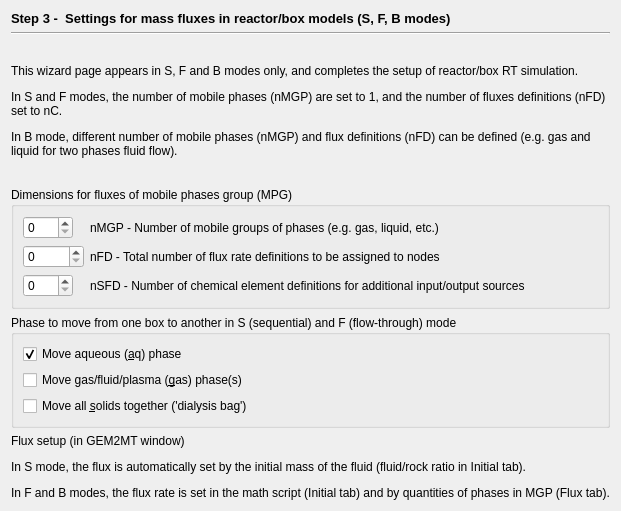
     <widget class="QWidget" name="page_3">
      <layout class="QVBoxLayout" name="verticalLayout_13">
       <item>
        <widget class="QLabel" name="label_2">
         <property name="sizePolicy">
          <sizepolicy hsizetype="Preferred" vsizetype="Fixed">
           <horstretch>0</horstretch>
           <verstretch>0</verstretch>
          </sizepolicy>
         </property>
         <property name="font">
          <font>
           <pointsize>10</pointsize>
           <weight>75</weight>
           <bold>true</bold>
          </font>
         </property>
         <property name="text">
          <string>Step 3 -  Settings for mass fluxes in reactor/box models (S, F, B modes)</string>
         </property>
        </widget>
       </item>
       <item>
        <widget class="Line" name="line_3">
         <property name="orientation">
          <enum>Qt::Horizontal</enum>
         </property>
        </widget>
       </item>
       <item>
        <widget class="QLabel" name="textLabel3">
         <property name="sizePolicy">
          <sizepolicy hsizetype="Preferred" vsizetype="Preferred">
           <horstretch>0</horstretch>
           <verstretch>0</verstretch>
          </sizepolicy>
         </property>
         <property name="minimumSize">
          <size>
           <width>0</width>
           <height>140</height>
          </size>
         </property>
         <property name="text">
          <string>&lt;html&gt;&lt;head/&gt;&lt;body&gt;&lt;p&gt;This wizard page appears in S, F and B modes only, and completes the setup of reactor/box RT simulation. &lt;/p&gt;&lt;p&gt;In S and F modes, the number of mobile phases (nMGP) are set to 1, and the number of fluxes definitions (nFD) set to nC. &lt;/p&gt;&lt;p&gt;In B mode, different number of mobile phases (nMGP) and flux definitions (nFD) can be defined (e.g. gas and liquid for two phases fluid flow).&lt;/p&gt;&lt;/body&gt;&lt;/html&gt;</string>
         </property>
         <property name="wordWrap">
          <bool>true</bool>
         </property>
        </widget>
       </item>
       <item>
        <widget class="QGroupBox" name="groupBox_7">
         <property name="title">
          <string>Dimensions for fluxes of mobile phases group (MPG) </string>
         </property>
         <layout class="QGridLayout" name="gridLayout_3">
          <item row="1" column="0">
           <widget class="QSpinBox" name="pnFD">
            <property name="sizePolicy">
             <sizepolicy hsizetype="Fixed" vsizetype="Fixed">
              <horstretch>0</horstretch>
              <verstretch>0</verstretch>
             </sizepolicy>
            </property>
            <property name="minimumSize">
             <size>
              <width>50</width>
              <height>0</height>
             </size>
            </property>
            <property name="minimum">
             <number>0</number>
            </property>
            <property name="maximum">
             <number>10000</number>
            </property>
            <property name="value">
             <number>0</number>
            </property>
           </widget>
          </item>
          <item row="0" column="1">
           <widget class="QLabel" name="TextLabel2_2">
            <property name="text">
             <string>nMGP - Number of mobile groups of phases (e.g. gas, liquid, etc.)</string>
            </property>
            <property name="alignment">
             <set>Qt::AlignVCenter</set>
            </property>
            <property name="wordWrap">
             <bool>true</bool>
            </property>
            <property name="buddy">
             <cstring>pnPG</cstring>
            </property>
           </widget>
          </item>
          <item row="2" column="1">
           <widget class="QLabel" name="TextLabel2_3">
            <property name="text">
             <string>nSFD - Number of chemical element definitions for additional input/output sources </string>
            </property>
            <property name="alignment">
             <set>Qt::AlignVCenter</set>
            </property>
            <property name="wordWrap">
             <bool>true</bool>
            </property>
            <property name="buddy">
             <cstring>pnSFD</cstring>
            </property>
           </widget>
          </item>
          <item row="0" column="0">
           <widget class="QSpinBox" name="pnPG">
            <property name="sizePolicy">
             <sizepolicy hsizetype="Fixed" vsizetype="Fixed">
              <horstretch>0</horstretch>
              <verstretch>0</verstretch>
             </sizepolicy>
            </property>
            <property name="minimumSize">
             <size>
              <width>50</width>
              <height>0</height>
             </size>
            </property>
            <property name="minimum">
             <number>0</number>
            </property>
            <property name="maximum">
             <number>40</number>
            </property>
            <property name="value">
             <number>0</number>
            </property>
           </widget>
          </item>
          <item row="1" column="1">
           <widget class="QLabel" name="TextLabel2">
            <property name="text">
             <string>nFD - Total number of flux rate definitions to be assigned to nodes</string>
            </property>
            <property name="alignment">
             <set>Qt::AlignVCenter</set>
            </property>
            <property name="wordWrap">
             <bool>true</bool>
            </property>
            <property name="buddy">
             <cstring>pnFD</cstring>
            </property>
           </widget>
          </item>
          <item row="2" column="0">
           <widget class="QSpinBox" name="pnSFD">
            <property name="sizePolicy">
             <sizepolicy hsizetype="Fixed" vsizetype="Fixed">
              <horstretch>0</horstretch>
              <verstretch>0</verstretch>
             </sizepolicy>
            </property>
            <property name="minimumSize">
             <size>
              <width>50</width>
              <height>0</height>
             </size>
            </property>
            <property name="minimum">
             <number>0</number>
            </property>
            <property name="maximum">
             <number>40</number>
            </property>
            <property name="value">
             <number>0</number>
            </property>
           </widget>
          </item>
         </layout>
        </widget>
       </item>
       <item>
        <widget class="QGroupBox" name="groupBox_19">
         <property name="title">
          <string>Phase to move from one box to another in S (sequential) and F (flow-through) mode</string>
         </property>
         <layout class="QVBoxLayout" name="verticalLayout_4">
          <item>
           <widget class="QCheckBox" name="moveAq">
            <property name="text">
             <string>Move aqueous (&amp;aq) phase</string>
            </property>
            <property name="checked">
             <bool>true</bool>
            </property>
           </widget>
          </item>
          <item>
           <widget class="QCheckBox" name="moveGas">
            <property name="text">
             <string>Move gas/fluid/plasma (&amp;gas) phase(s) </string>
            </property>
           </widget>
          </item>
          <item>
           <widget class="QCheckBox" name="moveSolid">
            <property name="text">
             <string>Move all &amp;solids together ('dialysis bag') </string>
            </property>
           </widget>
          </item>
         </layout>
        </widget>
       </item>
       <item>
        <widget class="QLabel" name="label_4">
         <property name="text">
          <string>&lt;html&gt;&lt;head/&gt;&lt;body&gt;&lt;p&gt;Flux setup (in GEM2MT window)&lt;/p&gt;&lt;p&gt;In S mode, the flux is automatically set by the initial mass of the fluid (fluid/rock ratio in Initial tab).&lt;/p&gt;&lt;p&gt;In F and B modes, the flux rate is set in the math script (Initial tab) and by quantities of phases in MGP (Flux tab).&lt;/p&gt;&lt;/body&gt;&lt;/html&gt;</string>
         </property>
        </widget>
       </item>
      </layout>
     </widget>
